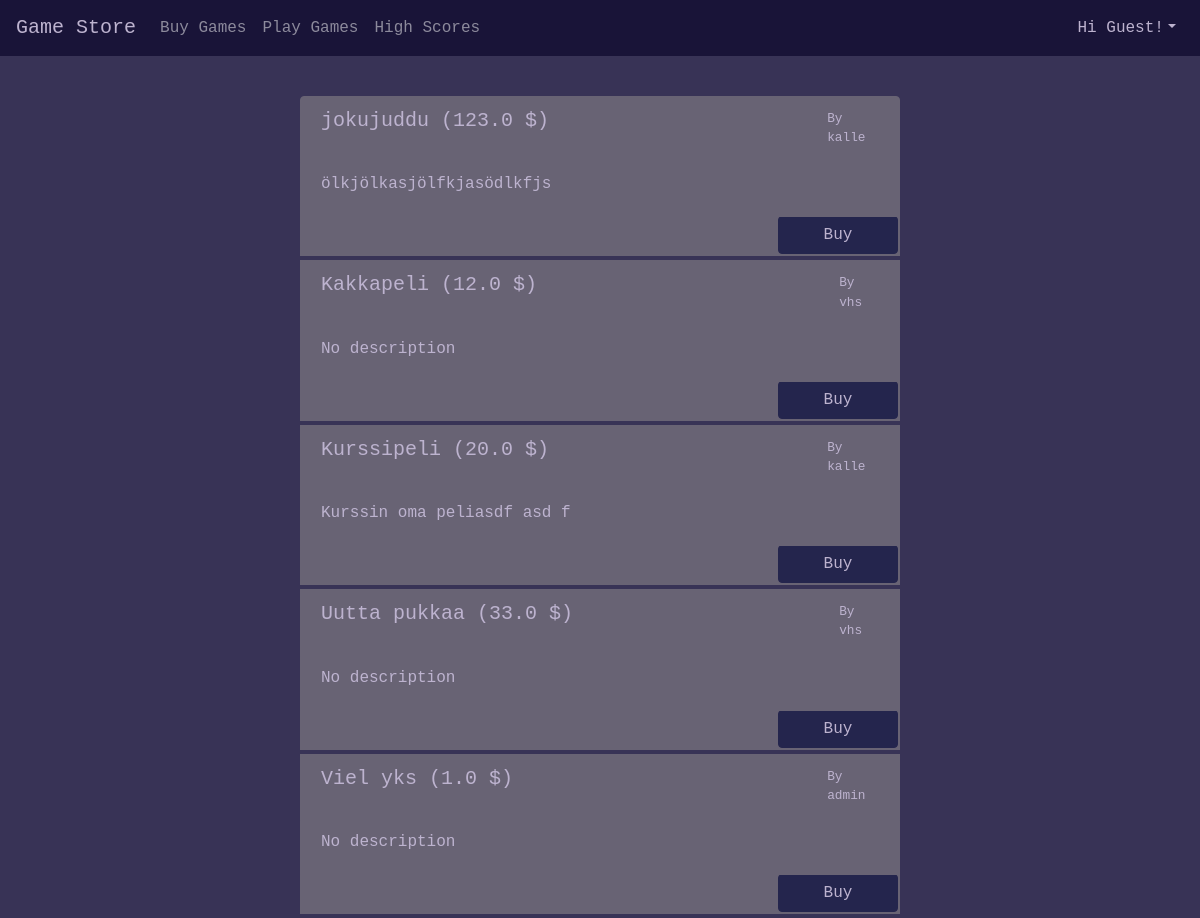
/games/, run on the app's committed database.
### storeapp/models.py (models this page shows, shortened)
class game(models.Model):
    name = models.CharField(max_length = 255)
    maker = models.ForeignKey(User, on_delete=models.CASCADE)
    url = models.URLField()
    price = models.FloatField()
    description = models.TextField()
    def get_absolute_url(self):
        return reverse('game-detail', args=[str(self.id)])
    class Meta:
        ordering = ["name"]

### storeapp/views.py (the view)
# urls.py: path('games/', views.GameListView.as_view(), name='game-list'),
class GameListView(generic.ListView):
    model = game
    template_name = 'buygames.html'
    def get_context_data(self, **kwargs):
        context = super().get_context_data(**kwargs)
        user = self.request.user
        context['user'] = user
        gameIDlist = player_game.objects.filter(userID = user.pk)
        gameIDlist = gameIDlist.values_list('gameID')
        allGames = game.objects.all().exclude(pk__in = gameIDlist).order_by(Lower('name'))
        context['gameslist'] = allGames
        return context

### storeapp/templates/buygames.html
{% extends 'base.html' %}
{% block content %}
  <div class="list-group">
    {% for game in gameslist %}
      <a class="list-group-item list-group-item flex-column align-items-start">
        <div class="d-flex w-100 justify-content-between">
          <h5 class="mb-1">{{ game.name }} ({{ game.price }} $)</h5>
          <small>By {{ game.maker.username }}</small>
        </div>
        <p class="mb-1">
          <span class="d-inline-block text-truncate" style="max-width: 40vw;">{{ game.description }}</span>
          <a href="{{ game.get_absolute_url }}" role="button" class="btn btn-light">Buy</a>
        </p>
      </a>
    {% empty %}
      <p>Sorry, no games in library!</p>
    {% endfor %}
  </div>
  {% endblock %}

### storeapp/templates/base.html (shortened to what this page needs)
<!DOCTYPE html>
<html>
<head>
  {% load static %}
  <link rel="stylesheet" href="https://maxcdn.bootstrapcdn.com/bootstrap/4.0.0-beta.3/css/bootstrap.min.css">
  <link rel="stylesheet" href="{% static "css/base.css" %}">
</head>
<body>
  {% load auth_extras %}
  {% load static %}
<nav class="navbar navbar-expand-lg navbar-toggleable-sm navbar-dark" style="background-color: #191438;">
  <a id="gamestore"class="navbar-brand" style="font-family: Courier new; color: #bdb3cf;" href="/">Game Store</a>
  <div class="collapse navbar-collapse" id="navbarSupportedContent">
    <ul class="navbar-nav mr-auto">
      <li class="nav-item">
        <a class="nav-link" href="/games">Buy Games</a>
      </li>
      <li class="nav-item">
        <a class="nav-link" href="/playgames">Play Games</a>
      </li>
      <li class="nav-item">
        <a class="nav-link" href="/highscore">High Scores</a>
      </li>
    </ul>
    <ul class="navbar-nav ml-auto">
      <li class="nav-item dropdown">
        {% if request.user.is_authenticated %}
        <a class="nav-link dropdown-toggle" href="#" id="navbarDropdown" role="button" data-toggle="dropdown" aria-haspopup="true" aria-expanded="false" style="color: #bdb3cf;">{{ user.username }}</a>
        <div class="dropdown-menu dropdown-menu-right" aria-labelledby="navbarDropdown">
            <a class="dropdown-item" href="/password">Change Password</a>
            {% if request.user|has_group:"developer" %}
              <a class="dropdown-item" href="/dev/games/">Manage Games</a>
            {% endif %}
            <div class="dropdown-divider"></div>
            <a class="dropdown-item" href="/accounts/logout">Log Out</a>
        {% else %}
          <a class="nav-link dropdown-toggle" href="#" id="navbarDropdown" role="button" data-toggle="dropdown" aria-haspopup="true" aria-expanded="false" style="color: #bdb3cf;">Hi Guest!</a>
          {% endif %}
      </li>
    </ul>
  </div>
</nav>
<div class = "container mx-auto">
      {% block content %}
      {% endblock %}
</div>
</body>
</html>

### static/css/base.css (style rules this page uses)
body { background-color: #383356; color: #bdb3cf; font-family: Courier new; }
.list-group { padding-top: 5vh; margin: 0 auto; width: 50vw; color: #bdb3cf; }
.mb-1 { background-color: #686374; width: 50vw; }
a.list-group-item { background-color: #686374; border-color: #686374; }
a.btn.btn-light { float: right; width: 15vh; color: #bdb3cf; background-color: #24254d; border-color: #24254d; margin-right: 2px; margin-bottom: 2px; }

### data on the page
game: name "jokujuddu", price "123.0", maker.username "kalle", description "ölkjölkasjölfkjasödlkfjs"
game: name "Kakkapeli", price "12.0", maker.username "vhs", description "No description"
game: name "Kurssipeli", price "20.0", maker.username "kalle", description "Kurssin oma peliasdf asd f"
game: name "Uutta pukkaa", price "33.0", maker.username "vhs", description "No description"
game: name "Viel yks", price "1.0", maker.username "admin", description "No description"
